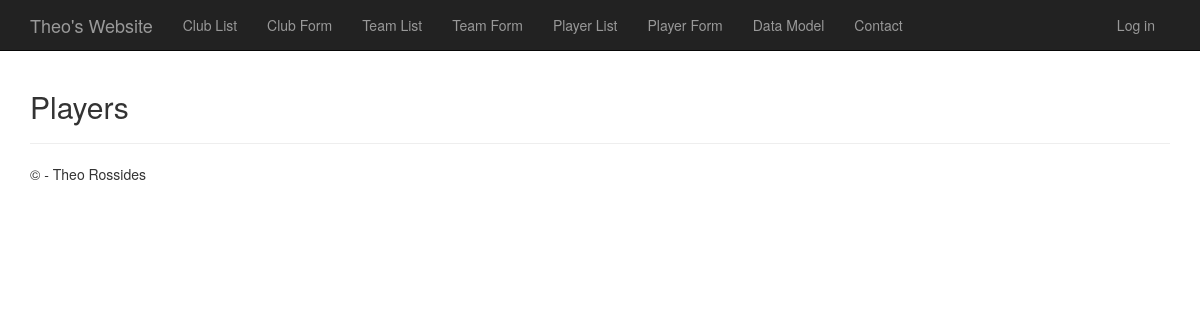
Page /players on the earlier database version.
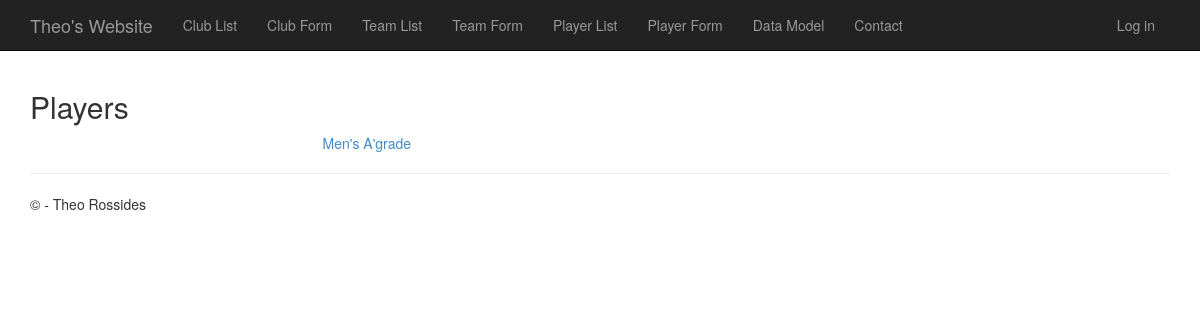
Same page on the later database version.
### app/models.py (models this page shows, shortened)
class Team(models.Model):
    name = models.CharField("team",max_length=50)
    about = models.CharField(max_length=500)
    training_time = models.CharField(max_length=100)
    club = models.ForeignKey(Club)

### app/views.py (the view)
# urls.py: url(r'^players$', app.views.players, name='players'),
def players(request):
    players = Team.objects.all();
    return render_to_response('app/players.html', { 'players': players });

### app/templates/app/players.html (shortened to what this page needs)
﻿{% extends "app/layout.html" %}
{% block content %}
    <h2>Players</h2>
    {% for player in players %}
        <div class="row">
            <div class="col-md-3">
            </div>
            <div class="col-md-3">
                <a href="{% url 'playerdetails' player.id %}">
                    {{ player.name }}
                </a>
            </div>
        </div>
    {% endfor %}
{% endblock %}

Differences in the rows shown:
added Team: name "Men's A'grade"
